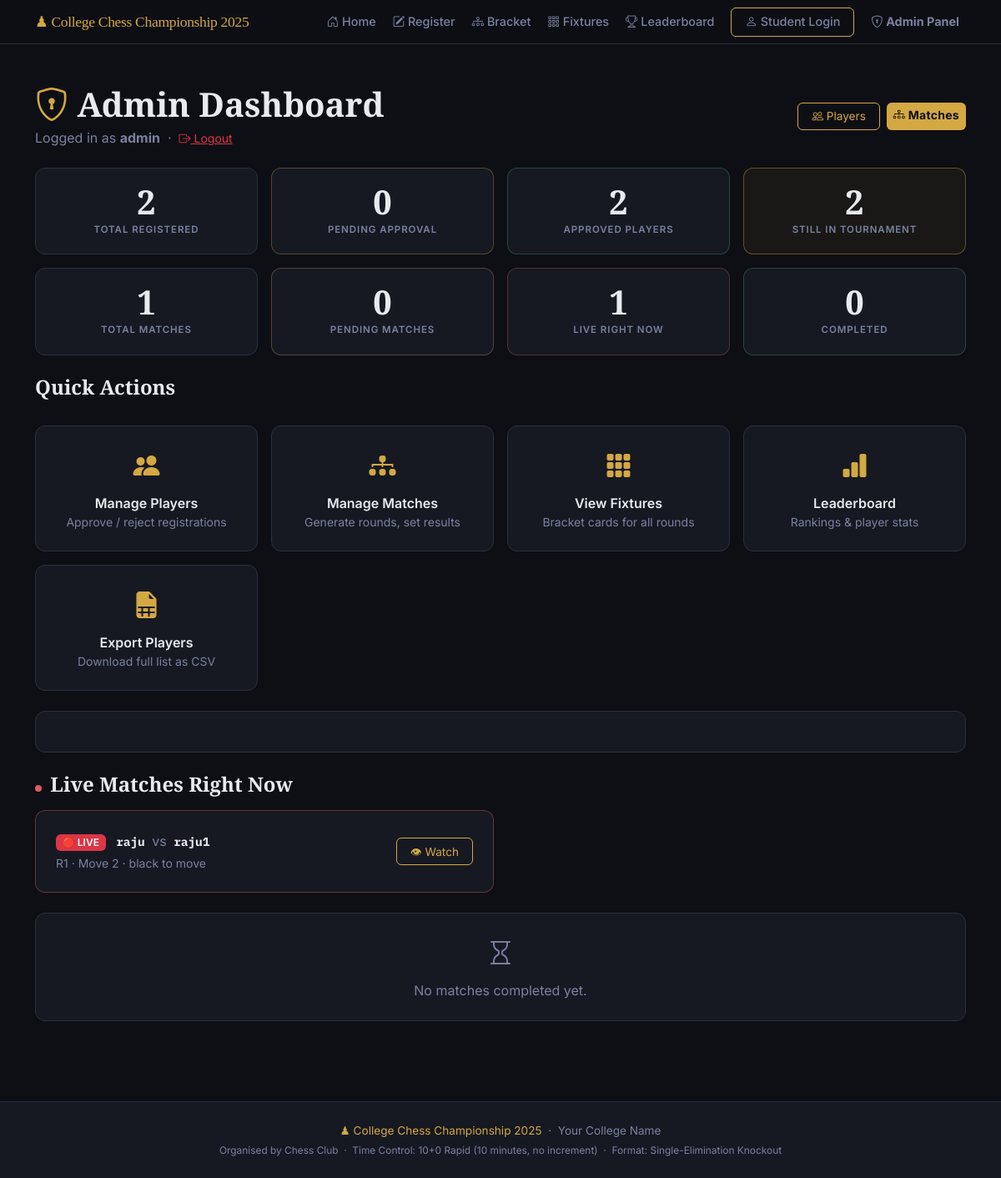
Page /admin/dashboard (signed in) on the earlier database version.
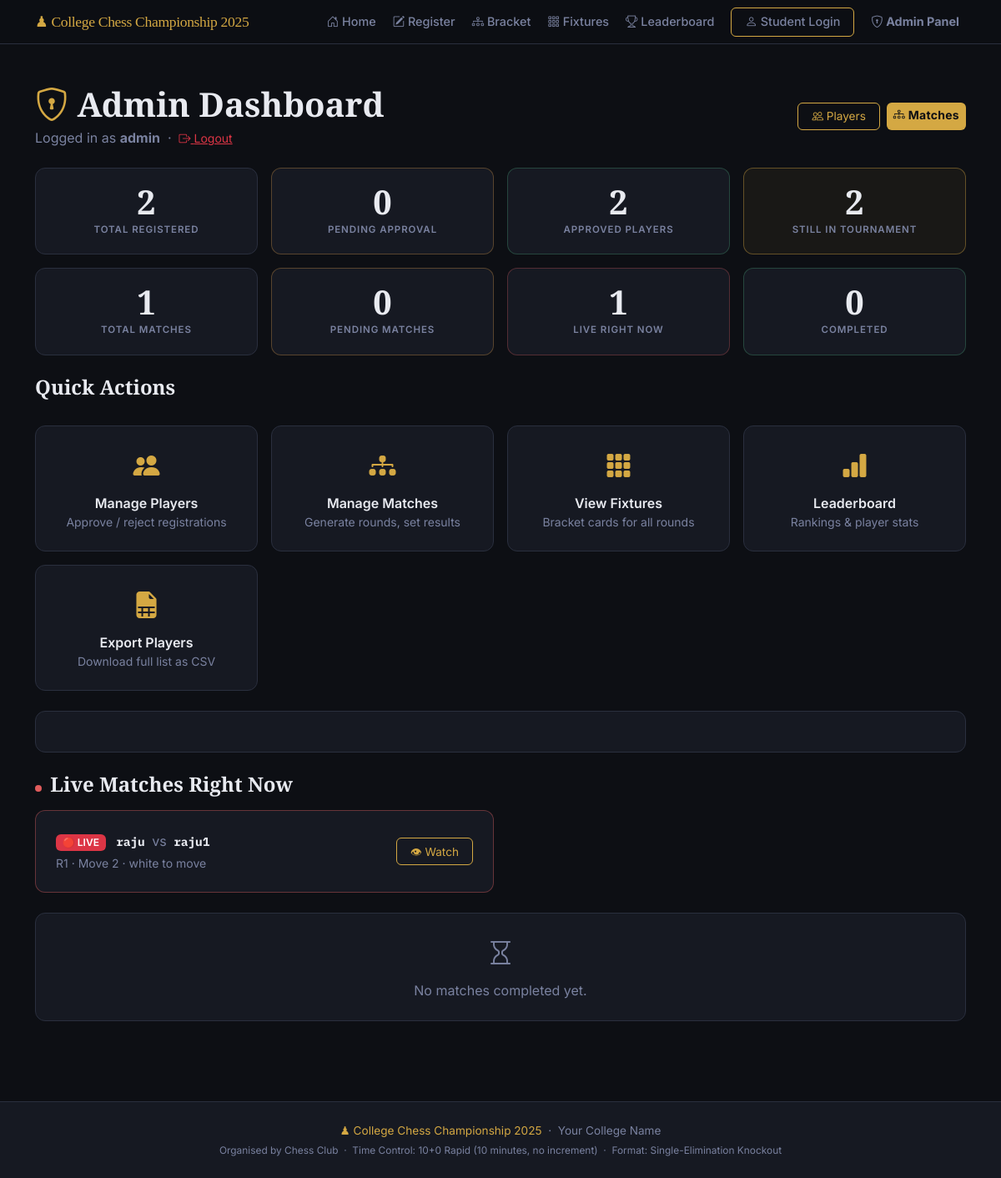
Same page on the later database version.
### models.py (models this page shows, shortened)
class Match(db.Model):
    __tablename__ = "matches"
    id = db.Column(db.Integer, primary_key=True)
    round_number = db.Column(db.Integer, nullable=False)   # 1 = Round 1, 2 = QF, etc.
    round_label  = db.Column(db.String(50), nullable=True) # e.g. "Quarter-Final"
    player1_id = db.Column(db.Integer, db.ForeignKey("players.id"), nullable=False)
    player2_id = db.Column(db.Integer, db.ForeignKey("players.id"), nullable=True)
    winner_id = db.Column(db.Integer, db.ForeignKey("players.id"), nullable=True)
    status = db.Column(db.String(20), default="pending", nullable=False)
    created_at   = db.Column(db.DateTime, default=datetime.utcnow)
    completed_at = db.Column(db.DateTime, nullable=True)
    board_state   = db.Column(db.Text, nullable=True)       # JSON string of 8x8 board
    move_history  = db.Column(db.Text, default='[]')         # JSON array of move notations
    last_move     = db.Column(db.String(20), nullable=True)  # Last move in algebraic notation
    current_turn  = db.Column(db.String(10), default='white') # 'white' or 'black'
    move_count    = db.Column(db.Integer, default=0)          # Total moves played
    notes = db.Column(db.String(300), nullable=True)

class Player(db.Model):
    __tablename__ = "players"
    id = db.Column(db.Integer, primary_key=True)
    full_name      = db.Column(db.String(100), nullable=False)
    roll_number    = db.Column(db.String(50),  unique=True, nullable=False)
    chess_username = db.Column(db.String(50),  unique=True, nullable=False)
    whatsapp       = db.Column(db.String(20),  nullable=False)
    registered_at = db.Column(db.DateTime, default=datetime.utcnow)
    is_approved   = db.Column(db.Boolean, default=False)   # Admin must approve
    is_eliminated = db.Column(db.Boolean, default=False)   # Set True after a loss
    wins      = db.Column(db.Integer, default=0)   # Total match wins
    losses    = db.Column(db.Integer, default=0)   # Total match losses
    points    = db.Column(db.Integer, default=0)   # 1 per win, used for ranking
    bye_count = db.Column(db.Integer, default=0)   # Number of byes received
    matches_as_p1 = db.relationship(
        "Match", foreign_keys="Match.player1_id",
        backref="player1", lazy="dynamic"
    )
    matches_as_p2 = db.relationship(
        "Match", foreign_keys="Match.player2_id",
        backref="player2", lazy="dynamic"
    )
    matches_won = db.relationship(
        "Match", foreign_keys="Match.winner_id",
        backref="winner", lazy="dynamic"
    )

### app.py (the view)
    @app.route("/admin/dashboard")
    @admin_required
    def admin_dashboard():
        stats = {
            "total_registered": Player.query.count(),
            "pending_approval": Player.query.filter_by(is_approved=False).count(),
            "approved":         Player.query.filter_by(is_approved=True).count(),
            "eliminated":       Player.query.filter_by(is_eliminated=True).count(),
            "still_active":     Player.query.filter_by(is_approved=True, is_eliminated=False).count(),
            "total_matches":    Match.query.count(),
            "pending_matches":  Match.query.filter_by(status="pending").count(),
            "live_matches":     Match.query.filter_by(status="in_progress").count(),
            "completed_matches":Match.query.filter_by(status="completed").count(),
        }
        highest_round = db.session.query(db.func.max(Match.round_number)).scalar() or 0
        recent_results = Match.query.filter_by(status="completed")\
                                    .order_by(Match.completed_at.desc())\
                                    .limit(5).all()
        live_matches = Match.query.filter_by(status="in_progress").all()
        current_round_done = highest_round == 0 or all(
            m.status in ('completed', 'bye')
            for m in Match.query.filter_by(round_number=highest_round).all()
        )
        has_pending = Match.query.filter_by(round_number=highest_round, status='pending').count() > 0
        return render_template(
            "admin_dashboard.html",
            stats            = stats,
            current_round    = highest_round,
            recent_results   = recent_results,
            live_matches     = live_matches,
            current_round_done = current_round_done,
            has_pending      = has_pending,
        )

### templates/admin_dashboard.html (shortened to what this page needs)
{% extends "base.html" %}
{% block content %}
<section class="py-5">
  <div class="container">
    <div class="d-flex justify-content-between align-items-center mb-4">
      <div>
        <h1 class="chess-section-title mb-1">
          <i class="bi bi-shield-lock chess-gold"></i> Admin Dashboard
        </h1>
        <p class="text-muted mb-0">
          Logged in as <strong>{{ session.admin_username }}</strong>
          &nbsp;·&nbsp;
          <a href="{{ url_for('admin_logout') }}" class="text-danger small">
            <i class="bi bi-box-arrow-right"></i> Logout
          </a>
        </p>
      </div>
      <div class="d-flex gap-2">
        <a href="{{ url_for('admin_players') }}" class="btn chess-btn-outline btn-sm">
          <i class="bi bi-people"></i> Players
        </a>
        <a href="{{ url_for('admin_matches') }}" class="btn chess-btn-primary btn-sm">
          <i class="bi bi-diagram-3"></i> Matches
        </a>
      </div>
    </div>
    <div class="row g-3 mb-4">
      <div class="col-6 col-md-3">
        <div class="chess-stat-tile">
          <div class="chess-stat-tile-number">{{ stats.total_registered }}</div>
          <div class="chess-stat-tile-label">Total Registered</div>
        </div>
      </div>
      <div class="col-6 col-md-3">
        <div class="chess-stat-tile warning">
          <div class="chess-stat-tile-number">{{ stats.pending_approval }}</div>
          <div class="chess-stat-tile-label">Pending Approval</div>
        </div>
      </div>
      <div class="col-6 col-md-3">
        <div class="chess-stat-tile success">
          <div class="chess-stat-tile-number">{{ stats.approved }}</div>
          <div class="chess-stat-tile-label">Approved Players</div>
        </div>
      </div>
      <div class="col-6 col-md-3">
        <div class="chess-stat-tile gold">
          <div class="chess-stat-tile-number">{{ stats.still_active }}</div>
          <div class="chess-stat-tile-label">Still In Tournament</div>
        </div>
      </div>
      <div class="col-6 col-md-3">
        <div class="chess-stat-tile">
          <div class="chess-stat-tile-number">{{ stats.total_matches }}</div>
          <div class="chess-stat-tile-label">Total Matches</div>
        </div>
      </div>
      <div class="col-6 col-md-3">
        <div class="chess-stat-tile warning">
          <div class="chess-stat-tile-number">{{ stats.pending_matches }}</div>
          <div class="chess-stat-tile-label">Pending Matches</div>
        </div>
      </div>
      <div class="col-6 col-md-3">
        <div class="chess-stat-tile danger">
          <div class="chess-stat-tile-number">{{ stats.live_matches }}</div>
          <div class="chess-stat-tile-label">Live Right Now</div>
        </div>
      </div>
      <div class="col-6 col-md-3">
        <div class="chess-stat-tile success">
          <div class="chess-stat-tile-number">{{ stats.completed_matches }}</div>
          <div class="chess-stat-tile-label">Completed</div>
        </div>
      </div>
    </div>
    <div class="row g-3 mb-4">
      <div class="col-12">
        <h4 class="chess-section-title mb-3">Quick Actions</h4>
      </div>
      <div class="col-6 col-md-3">
        <a href="{{ url_for('admin_players') }}" class="chess-action-tile">
          <i class="bi bi-people-fill fs-2"></i>
          <div class="mt-2 fw-semibold">Manage Players</div>
          <div class="small text-muted">Approve / reject registrations</div>
        </a>
      </div>
      <div class="col-6 col-md-3">
        <a href="{{ url_for('admin_matches') }}" class="chess-action-tile">
          <i class="bi bi-diagram-3-fill fs-2"></i>
          <div class="mt-2 fw-semibold">Manage Matches</div>
          <div class="small text-muted">Generate rounds, set results</div>
        </a>
      </div>
      <div class="col-6 col-md-3">
        <a href="{{ url_for('fixtures') }}" class="chess-action-tile">
          <i class="bi bi-grid-3x3-gap-fill fs-2"></i>
          <div class="mt-2 fw-semibold">View Fixtures</div>
          <div class="small text-muted">Bracket cards for all rounds</div>
        </a>
      </div>
      <div class="col-6 col-md-3">
        <a href="{{ url_for('leaderboard') }}" class="chess-action-tile">
          <i class="bi bi-bar-chart-fill fs-2"></i>
          <div class="mt-2 fw-semibold">Leaderboard</div>
          <div class="small text-muted">Rankings &amp; player stats</div>
        </a>
      </div>
      <div class="col-6 col-md-3">
        <a href="{{ url_for('admin_export_players') }}" class="chess-action-tile">
          <i class="bi bi-file-earmark-spreadsheet-fill fs-2"></i>
          <div class="mt-2 fw-semibold">Export Players</div>
          <div class="small text-muted">Download full list as CSV</div>
        </a>
      </div>
    </div>
    {% if current_round > 0 %}
    <div class="chess-card mb-4">
    </div>
    {% endif %}
    {% if live_matches %}
    <h4 class="chess-section-title mb-3">
      <span class="live-dot-inline"></span> Live Matches Right Now
    </h4>
    <div class="row g-3 mb-4">
      {% for m in live_matches %}
      <div class="col-md-6">
        <div class="chess-card d-flex align-items-center justify-content-between" style="border-color:rgba(224,92,92,0.4)">
          <div>
            <span class="badge bg-danger me-2" style="animation:pulse 1.5s infinite">🔴 LIVE</span>
            <strong class="chess-mono">{{ m.player1.chess_username }}</strong>
            <span class="text-muted mx-1">vs</span>
            <strong class="chess-mono">{{ m.player2.chess_username if m.player2 else 'BYE' }}</strong>
            <div class="small text-muted mt-1">
              R{{ m.round_number }} · Move {{ m.move_count or 0 }} · {{ m.current_turn or 'white' | capitalize }} to move
            </div>
          </div>
          <a href="{{ url_for('admin_watch', match_id=m.id) }}" class="btn chess-btn-outline btn-sm">
            👁 Watch
          </a>
        </div>
      </div>
      {% endfor %}
    </div>
    {% endif %}
    {% if recent_results %}
    <h4 class="chess-section-title mb-3">Recent Results</h4>
    <div class="chess-card">
      <div class="table-responsive">
        <table class="table table-borderless chess-table mb-0">
          <thead>
            <tr>
              <th>Round</th>
              <th>Player 1</th>
              <th>Player 2</th>
              <th>Winner</th>
              <th>Completed</th>
              <th>Notes</th>
            </tr>
          </thead>
          <tbody>
            {% for m in recent_results %}
            <tr>
              <td><span class="badge bg-secondary">R{{ m.round_number }}</span></td>
              <td>
                {{ m.player1.full_name }}<br/>
                <span class="chess-mono small">{{ m.player1.chess_username }}</span>
              </td>
              <td>
                {% if m.player2 %}
                  {{ m.player2.full_name }}<br/>
                  <span class="chess-mono small">{{ m.player2.chess_username }}</span>
                {% else %}
                  <em class="text-muted">BYE</em>
                {% endif %}
              </td>
              <td>
                {% if m.winner %}
                  <span class="text-success fw-bold">
                    <i class="bi bi-trophy-fill"></i> {{ m.winner.full_name }}
                  </span>
                {% endif %}
              </td>
              <td>
                <small class="text-muted">
                  {% if m.completed_at %}
                    {{ m.completed_at.strftime('%d %b, %H:%M') }}
                  {% endif %}
                </small>
              </td>
              <td><small class="text-muted">{{ m.notes or '—' }}</small></td>
            </tr>
            {% endfor %}
          </tbody>
        </table>
      </div>
    </div>
    {% else %}
    <div class="chess-card text-center py-4 text-muted">
      <i class="bi bi-hourglass fs-2"></i>
      <p class="mt-2 mb-0">No matches completed yet.</p>
    </div>
    {% endif %}
  </div>
</section>
{% endblock %}

### templates/base.html (shortened to what this page needs)
<!DOCTYPE html>
<html lang="en">
<head>
  <link rel="stylesheet"
        href="https://cdn.jsdelivr.net/npm/bootstrap@5.3.3/dist/css/bootstrap.min.css" />
  <link rel="stylesheet"
        href="https://cdn.jsdelivr.net/npm/bootstrap-icons@1.11.3/font/bootstrap-icons.min.css" />
  <link rel="stylesheet" href="{{ url_for('static', filename='css/style.css') }}" />
</head>
<body>
  <nav class="navbar navbar-expand-lg navbar-dark chess-navbar sticky-top">
    <div class="container">
      <a class="navbar-brand chess-brand" href="{{ url_for('index') }}">
        ♟ {{ tournament_name }}
      </a>
      <div class="collapse navbar-collapse" id="navMenu">
        <ul class="navbar-nav ms-auto align-items-lg-center gap-1">
          <li class="nav-item">
            <a class="nav-link" href="{{ url_for('index') }}">
              <i class="bi bi-house-door"></i> Home
            </a>
          </li>
          <li class="nav-item">
            <a class="nav-link" href="{{ url_for('register') }}">
              <i class="bi bi-pencil-square"></i> Register
            </a>
          </li>
          <li class="nav-item">
            <a class="nav-link" href="{{ url_for('bracket') }}">
              <i class="bi bi-diagram-3"></i> Bracket
            </a>
          </li>
          <li class="nav-item">
            <a class="nav-link" href="{{ url_for('fixtures') }}">
              <i class="bi bi-grid-3x3-gap"></i> Fixtures
            </a>
          </li>
          <li class="nav-item">
            <a class="nav-link" href="{{ url_for('leaderboard') }}">
              <i class="bi bi-trophy"></i> Leaderboard
            </a>
          </li>
          {% if session.get('student_roll') %}
            <li class="nav-item">
              <a class="nav-link" href="{{ url_for('student_dashboard') }}">
                <i class="bi bi-person-circle"></i> My Dashboard
              </a>
            </li>
            <li class="nav-item">
              <a class="nav-link text-warning" href="{{ url_for('student_logout') }}">
                <i class="bi bi-box-arrow-right"></i> Log Out
              </a>
            </li>
          {% else %}
            <li class="nav-item">
              <a class="nav-link chess-btn-outline btn btn-sm ms-2"
                 href="{{ url_for('student_login') }}">
                <i class="bi bi-person"></i> Student Login
              </a>
            </li>
          {% endif %}
          {% if session.get('admin_logged_in') %}
            <li class="nav-item">
              <a class="nav-link btn btn-sm btn-warning ms-2 text-dark fw-bold"
                 href="{{ url_for('admin_dashboard') }}">
                <i class="bi bi-shield-lock"></i> Admin Panel
              </a>
            </li>
          {% endif %}
        </ul>
      </div>
    </div>
  </nav>
  <main>
    {% block content %}{% endblock %}
  </main>
  <footer class="chess-footer mt-5 py-4">
    <div class="container text-center">
      <p class="mb-1">
        <span class="chess-gold">♟ {{ tournament_name }}</span>
        &nbsp;·&nbsp; {{ college_name }}
      </p>
      <p class="text-muted small mb-0">
        Organised by {{ organizer_name }}
        &nbsp;·&nbsp;
        Time Control: {{ time_control }}
        &nbsp;·&nbsp;
        Format: {{ tournament_format }}
      </p>
    </div>
  </footer>
</body>
</html>

Differences in the rows shown:
changed Match "raju": current_turn "black" → "white"
